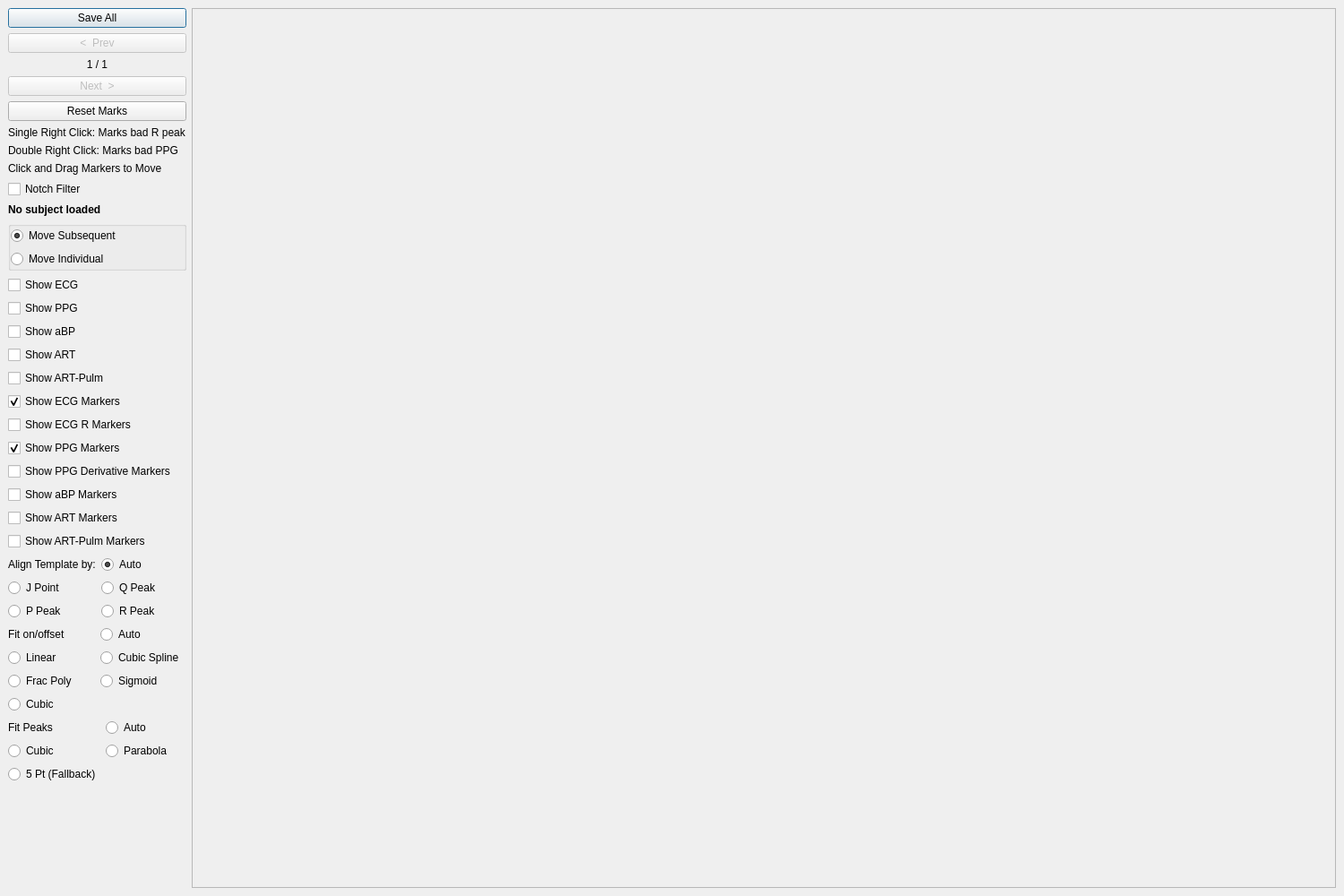
<?xml version="1.0" encoding="UTF-8"?>
<ui version="4.0">
 <class>TemplateViewerWindow</class>
 <widget class="QMainWindow" name="TemplateViewerWindow">
  <property name="geometry">
   <rect>
    <x>0</x>
    <y>0</y>
    <width>1500</width>
    <height>1000</height>
   </rect>
  </property>
  <property name="windowTitle">
   <string>Template Marking Viewer</string>
  </property>
  <widget class="QWidget" name="centralwidget">
   <layout class="QHBoxLayout" name="horizontalLayout" stretch="0,1">
    <item>
     <layout class="QVBoxLayout" name="verticalLayout_2">
      <item>
       <widget class="QPushButton" name="finishButton">
        <property name="maximumSize">
         <size>
          <width>500</width>
          <height>16777215</height>
         </size>
        </property>
        <property name="text">
         <string>Save All</string>
        </property>
        <property name="shortcut">
         <string>Return</string>
        </property>
        <property name="default">
         <bool>true</bool>
        </property>
       </widget>
      </item>
      <item>
       <layout class="QHBoxLayout" name="horizontalLayout_8">
        <item>
         <widget class="QPushButton" name="prevButton">
          <property name="enabled">
           <bool>false</bool>
          </property>
          <property name="minimumSize">
           <size>
            <width>80</width>
            <height>0</height>
           </size>
          </property>
          <property name="text">
           <string>&lt;  Prev</string>
          </property>
          <property name="shortcut">
           <string>Left</string>
          </property>
         </widget>
        </item>
       </layout>
      </item>
      <item>
       <widget class="QLabel" name="pageLabel">
        <property name="minimumSize">
         <size>
          <width>80</width>
          <height>0</height>
         </size>
        </property>
        <property name="text">
         <string>1 / 1</string>
        </property>
        <property name="alignment">
         <set>Qt::AlignmentFlag::AlignCenter</set>
        </property>
       </widget>
      </item>
      <item>
       <widget class="QPushButton" name="nextButton">
        <property name="enabled">
         <bool>false</bool>
        </property>
        <property name="minimumSize">
         <size>
          <width>80</width>
          <height>0</height>
         </size>
        </property>
        <property name="text">
         <string>Next  &gt;</string>
        </property>
        <property name="shortcut">
         <string>Right</string>
        </property>
       </widget>
      </item>
      <item>
       <widget class="QPushButton" name="reset_marks">
        <property name="text">
         <string>Reset Marks</string>
        </property>
       </widget>
      </item>
      <item>
       <widget class="QLabel" name="instructionsLabel">
        <property name="text">
         <string>Single Right Click: Marks bad R peak</string>
        </property>
       </widget>
      </item>
      <item>
       <widget class="QLabel" name="label">
        <property name="text">
         <string>Double Right Click: Marks bad PPG</string>
        </property>
       </widget>
      </item>
      <item>
       <widget class="QLabel" name="label_2">
        <property name="text">
         <string>Click and Drag Markers to Move</string>
        </property>
       </widget>
      </item>
      <item>
       <widget class="QCheckBox" name="notch_filter">
        <property name="text">
         <string>Notch Filter</string>
        </property>
       </widget>
      </item>
      <item>
       <widget class="QLabel" name="subjectLabel">
        <property name="maximumSize">
         <size>
          <width>135</width>
          <height>16777215</height>
         </size>
        </property>
        <property name="font">
         <font>
          <bold>true</bold>
         </font>
        </property>
        <property name="text">
         <string>No subject loaded</string>
        </property>
        <property name="wordWrap">
         <bool>true</bool>
        </property>
       </widget>
      </item>
      <item>
       <widget class="QGroupBox" name="groupBox">
        <property name="title">
         <string/>
        </property>
        <layout class="QVBoxLayout" name="verticalLayout">
         <property name="leftMargin">
          <number>0</number>
         </property>
         <property name="topMargin">
          <number>0</number>
         </property>
         <property name="rightMargin">
          <number>0</number>
         </property>
         <property name="bottomMargin">
          <number>0</number>
         </property>
         <item>
          <widget class="QRadioButton" name="move_subsequent_delta">
           <property name="text">
            <string>Move Subsequent</string>
           </property>
           <property name="checked">
            <bool>true</bool>
           </property>
           <attribute name="buttonGroup">
            <string notr="true">buttonGroup</string>
           </attribute>
          </widget>
         </item>
         <item>
          <widget class="QRadioButton" name="move_individual">
           <property name="text">
            <string>Move Individual</string>
           </property>
           <attribute name="buttonGroup">
            <string notr="true">buttonGroup</string>
           </attribute>
          </widget>
         </item>
        </layout>
       </widget>
      </item>
      <item>
       <widget class="QCheckBox" name="show_ecg">
        <property name="text">
         <string>Show ECG</string>
        </property>
       </widget>
      </item>
      <item>
       <widget class="QCheckBox" name="show_ppg">
        <property name="text">
         <string>Show PPG</string>
        </property>
       </widget>
      </item>
      <item>
       <widget class="QCheckBox" name="show_abp">
        <property name="text">
         <string>Show aBP</string>
        </property>
       </widget>
      </item>
      <item>
       <widget class="QCheckBox" name="show_art">
        <property name="text">
         <string>Show ART</string>
        </property>
       </widget>
      </item>
      <item>
       <widget class="QCheckBox" name="show_art_pulm">
        <property name="text">
         <string>Show ART-Pulm</string>
        </property>
       </widget>
      </item>
      <item>
       <widget class="QCheckBox" name="show_ecg_markers">
        <property name="enabled">
         <bool>true</bool>
        </property>
        <property name="text">
         <string>Show ECG Markers</string>
        </property>
        <property name="checked">
         <bool>true</bool>
        </property>
       </widget>
      </item>
      <item>
       <widget class="QCheckBox" name="ecg_r_markers">
        <property name="text">
         <string>Show ECG R Markers</string>
        </property>
       </widget>
      </item>
      <item>
       <widget class="QCheckBox" name="show_ppg_markers">
        <property name="text">
         <string>Show PPG Markers</string>
        </property>
        <property name="checked">
         <bool>true</bool>
        </property>
       </widget>
      </item>
      <item>
       <widget class="QCheckBox" name="show_ppg_deriv">
        <property name="text">
         <string>Show PPG Derivative Markers</string>
        </property>
       </widget>
      </item>
      <item>
       <widget class="QCheckBox" name="show_abp_markers">
        <property name="text">
         <string>Show aBP Markers</string>
        </property>
       </widget>
      </item>
      <item>
       <widget class="QCheckBox" name="show_art_markers">
        <property name="text">
         <string>Show ART Markers</string>
        </property>
       </widget>
      </item>
      <item>
       <widget class="QCheckBox" name="show_art_pulm_markers">
        <property name="text">
         <string>Show ART-Pulm Markers</string>
        </property>
       </widget>
      </item>
      <item>
       <layout class="QGridLayout" name="align_button_grid">
        <item row="2" column="0">
         <widget class="QRadioButton" name="p_align_button">
          <property name="text">
           <string>P Peak</string>
          </property>
          <attribute name="buttonGroup">
           <string notr="true">buttonGroup_2</string>
          </attribute>
         </widget>
        </item>
        <item row="2" column="1">
         <widget class="QRadioButton" name="r_align_button">
          <property name="text">
           <string>R Peak</string>
          </property>
          <attribute name="buttonGroup">
           <string notr="true">buttonGroup_2</string>
          </attribute>
         </widget>
        </item>
        <item row="1" column="1">
         <widget class="QRadioButton" name="q_align_button">
          <property name="text">
           <string>Q Peak</string>
          </property>
          <attribute name="buttonGroup">
           <string notr="true">buttonGroup_2</string>
          </attribute>
         </widget>
        </item>
        <item row="0" column="0">
         <widget class="QLabel" name="label_4">
          <property name="text">
           <string>Align Template by:</string>
          </property>
         </widget>
        </item>
        <item row="0" column="1">
         <widget class="QRadioButton" name="automatic_align_button">
          <property name="text">
           <string>Auto</string>
          </property>
          <property name="checked">
           <bool>true</bool>
          </property>
          <attribute name="buttonGroup">
           <string notr="true">buttonGroup_2</string>
          </attribute>
         </widget>
        </item>
        <item row="1" column="0">
         <widget class="QRadioButton" name="j_point_align_button">
          <property name="text">
           <string>J Point</string>
          </property>
          <attribute name="buttonGroup">
           <string notr="true">buttonGroup_2</string>
          </attribute>
         </widget>
        </item>
       </layout>
      </item>
      <item>
       <layout class="QGridLayout" name="onoffset_fit_button_grid">
        <item row="2" column="0">
         <widget class="QRadioButton" name="fracpoly_fit_onoffset">
          <property name="text">
           <string>Frac Poly</string>
          </property>
          <attribute name="buttonGroup">
           <string notr="true">buttonGroup_4</string>
          </attribute>
         </widget>
        </item>
        <item row="1" column="0">
         <widget class="QRadioButton" name="linear_fit_onoffset">
          <property name="text">
           <string>Linear</string>
          </property>
          <attribute name="buttonGroup">
           <string notr="true">buttonGroup_4</string>
          </attribute>
         </widget>
        </item>
        <item row="0" column="1">
         <widget class="QRadioButton" name="auto_fit_onoffset">
          <property name="text">
           <string>Auto</string>
          </property>
          <attribute name="buttonGroup">
           <string notr="true">buttonGroup_4</string>
          </attribute>
         </widget>
        </item>
        <item row="2" column="1">
         <widget class="QRadioButton" name="sigmoid_fit_onoffset">
          <property name="text">
           <string>Sigmoid</string>
          </property>
          <attribute name="buttonGroup">
           <string notr="true">buttonGroup_4</string>
          </attribute>
         </widget>
        </item>
        <item row="0" column="0">
         <widget class="QLabel" name="onoffset_label">
          <property name="text">
           <string>Fit on/offset</string>
          </property>
         </widget>
        </item>
        <item row="1" column="1">
         <widget class="QRadioButton" name="cubic_spline_fit_onoffset">
          <property name="text">
           <string>Cubic Spline</string>
          </property>
          <attribute name="buttonGroup">
           <string notr="true">buttonGroup_4</string>
          </attribute>
         </widget>
        </item>
        <item row="3" column="0">
         <widget class="QRadioButton" name="cubic_fit_onoffset">
          <property name="text">
           <string>Cubic</string>
          </property>
          <attribute name="buttonGroup">
           <string notr="true">buttonGroup_4</string>
          </attribute>
         </widget>
        </item>
       </layout>
      </item>
      <item>
       <layout class="QGridLayout" name="gridLayout_3">
        <item row="1" column="1">
         <widget class="QRadioButton" name="fit_peaks_parabola">
          <property name="text">
           <string>Parabola</string>
          </property>
          <attribute name="buttonGroup">
           <string notr="true">buttonGroup_5</string>
          </attribute>
         </widget>
        </item>
        <item row="0" column="0">
         <widget class="QLabel" name="label_3">
          <property name="text">
           <string>Fit Peaks</string>
          </property>
         </widget>
        </item>
        <item row="1" column="0">
         <widget class="QRadioButton" name="fit_peaks_cubic">
          <property name="text">
           <string>Cubic</string>
          </property>
          <attribute name="buttonGroup">
           <string notr="true">buttonGroup_5</string>
          </attribute>
         </widget>
        </item>
        <item row="0" column="1">
         <widget class="QRadioButton" name="fit_peaks_auto">
          <property name="text">
           <string>Auto</string>
          </property>
          <attribute name="buttonGroup">
           <string notr="true">buttonGroup_5</string>
          </attribute>
         </widget>
        </item>
        <item row="2" column="0">
         <widget class="QRadioButton" name="fit_peaks_5pt">
          <property name="text">
           <string>5 Pt (Fallback)</string>
          </property>
          <attribute name="buttonGroup">
           <string notr="true">buttonGroup_5</string>
          </attribute>
         </widget>
        </item>
       </layout>
      </item>
      <item>
       <spacer name="verticalSpacer">
        <property name="orientation">
         <enum>Qt::Orientation::Vertical</enum>
        </property>
        <property name="sizeHint" stdset="0">
         <size>
          <width>20</width>
          <height>40</height>
         </size>
        </property>
       </spacer>
      </item>
     </layout>
    </item>
    <item>
     <widget class="QScrollArea" name="scrollArea">
      <property name="widgetResizable">
       <bool>true</bool>
      </property>
      <widget class="QWidget" name="scrollContents">
       <property name="geometry">
        <rect>
         <x>0</x>
         <y>0</y>
         <width>1281</width>
         <height>980</height>
        </rect>
       </property>
       <property name="sizePolicy">
        <sizepolicy hsizetype="Expanding" vsizetype="Expanding">
         <horstretch>0</horstretch>
         <verstretch>0</verstretch>
        </sizepolicy>
       </property>
       <layout class="QGridLayout" name="plotGrid">
        <property name="leftMargin">
         <number>0</number>
        </property>
        <property name="topMargin">
         <number>0</number>
        </property>
        <property name="rightMargin">
         <number>0</number>
        </property>
        <property name="bottomMargin">
         <number>0</number>
        </property>
        <property name="spacing">
         <number>2</number>
        </property>
       </layout>
      </widget>
     </widget>
    </item>
   </layout>
  </widget>
  <action name="actionMoveSubsequent">
   <property name="checkable">
    <bool>true</bool>
   </property>
   <property name="checked">
    <bool>true</bool>
   </property>
   <property name="text">
    <string>Move Subsequent Dicrotic</string>
   </property>
  </action>
 </widget>
 <resources/>
 <connections>
  <connection>
   <sender>finishButton</sender>
   <signal>clicked()</signal>
   <receiver>TemplateViewerWindow</receiver>
   <slot>save_bin_and_csv()</slot>
   <hints>
    <hint type="sourcelabel">
     <x>20</x>
     <y>20</y>
    </hint>
    <hint type="destinationlabel">
     <x>20</x>
     <y>20</y>
    </hint>
   </hints>
  </connection>
  <connection>
   <sender>prevButton</sender>
   <signal>clicked()</signal>
   <receiver>TemplateViewerWindow</receiver>
   <slot>onPrevPage()</slot>
   <hints>
    <hint type="sourcelabel">
     <x>20</x>
     <y>20</y>
    </hint>
    <hint type="destinationlabel">
     <x>20</x>
     <y>20</y>
    </hint>
   </hints>
  </connection>
  <connection>
   <sender>nextButton</sender>
   <signal>clicked()</signal>
   <receiver>TemplateViewerWindow</receiver>
   <slot>onNextPage()</slot>
   <hints>
    <hint type="sourcelabel">
     <x>20</x>
     <y>20</y>
    </hint>
    <hint type="destinationlabel">
     <x>20</x>
     <y>20</y>
    </hint>
   </hints>
  </connection>
 </connections>
 <slots>
  <slot>save_bin_and_csv()</slot>
  <slot>onPrevPage()</slot>
  <slot>onNextPage()</slot>
 </slots>
 <buttongroups>
  <buttongroup name="buttonGroup"/>
  <buttongroup name="buttonGroup_2"/>
  <buttongroup name="buttonGroup_5"/>
  <buttongroup name="buttonGroup_4"/>
 </buttongroups>
</ui>
